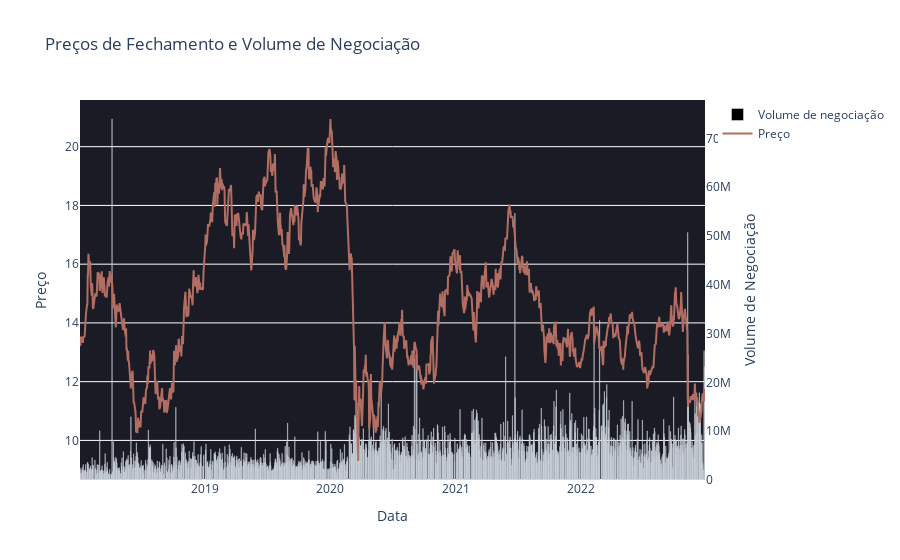

The cell this chart's notebook holds for it:
### Code cell
# Obtem a série temporal dos preços de fechamento do ticker em questão.
ticker1_closing_prices_serie = ticker1_data['Adj Close']
# Obtem a série temporal do volume diário de negociação do ticker em questão.
ticker1_volume_serie = ticker1_data['Volume']

# Plota o gráfico dos (Preços de Fechamento x Volume de Negociação) para o ticker em questão.
plot_close_prices_with_volume(ticker1_closing_prices_serie,ticker1_volume_serie)

### Figure 1 — Plotly figure (JSON) as saved in the notebook; plotly's stock layout.template omitted (floating-point values rounded to 4 significant figures; data arrays with more than 128 entries replaced by an {"elided": "..."} marker saying what was removed)
{"data": [{"marker": {"color": "black"}, "name": "Volume de negociação", "type": "bar", "x": {"elided": "1239 str values"}, "y": {"elided": "1239 int values"}, "yaxis": "y2"}, {"line": {"color": "#B26E63"}, "mode": "lines", "name": "Preço", "type": "scatter", "x": {"elided": "1239 str values"}, "y": {"elided": "1239 float values"}, "yaxis": "y"}], "layout": {"paper_bgcolor": "white", "plot_bgcolor": "#1A1B25", "title": {"text": "Preços de Fechamento e Volume de Negociação"}, "xaxis": {"title": {"text": "Data"}}, "yaxis": {"overlaying": "y2", "title": {"text": "Preço"}}, "yaxis2": {"showgrid": false, "side": "right", "title": {"text": "Volume de Negociação"}}}}
